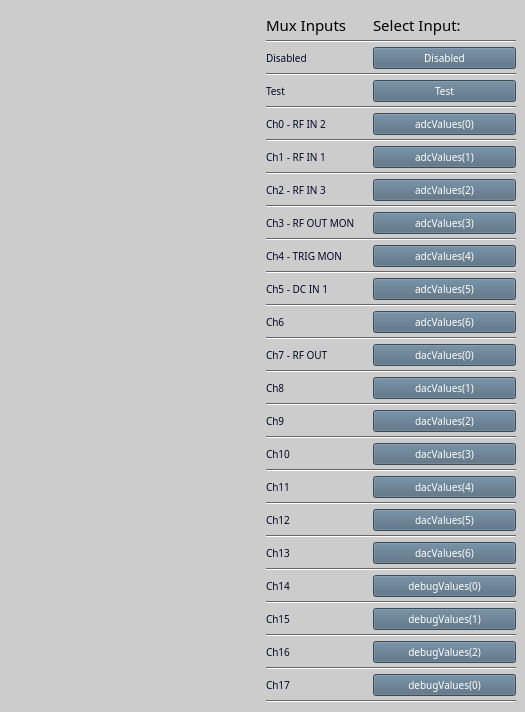
<?xml version="1.0" encoding="UTF-8"?>
<ui version="4.0">
 <class>daqMux</class>
 <widget class="QWidget" name="daqMux">
  <property name="windowModality">
   <enum>Qt::NonModal</enum>
  </property>
  <property name="enabled">
   <bool>true</bool>
  </property>
  <property name="geometry">
   <rect>
    <x>0</x>
    <y>0</y>
    <width>525</width>
    <height>647</height>
   </rect>
  </property>
  <property name="sizePolicy">
   <sizepolicy hsizetype="Preferred" vsizetype="Preferred">
    <horstretch>0</horstretch>
    <verstretch>0</verstretch>
   </sizepolicy>
  </property>
  <property name="palette">
   <palette>
    <active>
     <colorrole role="WindowText">
      <brush brushstyle="SolidPattern">
       <color alpha="255">
        <red>0</red>
        <green>0</green>
        <blue>0</blue>
       </color>
      </brush>
     </colorrole>
     <colorrole role="Button">
      <brush brushstyle="SolidPattern">
       <color alpha="255">
        <red>204</red>
        <green>204</green>
        <blue>204</blue>
       </color>
      </brush>
     </colorrole>
     <colorrole role="Light">
      <brush brushstyle="SolidPattern">
       <color alpha="255">
        <red>255</red>
        <green>255</green>
        <blue>255</blue>
       </color>
      </brush>
     </colorrole>
     <colorrole role="Midlight">
      <brush brushstyle="SolidPattern">
       <color alpha="255">
        <red>229</red>
        <green>229</green>
        <blue>229</blue>
       </color>
      </brush>
     </colorrole>
     <colorrole role="Dark">
      <brush brushstyle="SolidPattern">
       <color alpha="255">
        <red>102</red>
        <green>102</green>
        <blue>102</blue>
       </color>
      </brush>
     </colorrole>
     <colorrole role="Mid">
      <brush brushstyle="SolidPattern">
       <color alpha="255">
        <red>136</red>
        <green>136</green>
        <blue>136</blue>
       </color>
      </brush>
     </colorrole>
     <colorrole role="Text">
      <brush brushstyle="SolidPattern">
       <color alpha="255">
        <red>0</red>
        <green>0</green>
        <blue>0</blue>
       </color>
      </brush>
     </colorrole>
     <colorrole role="BrightText">
      <brush brushstyle="SolidPattern">
       <color alpha="255">
        <red>255</red>
        <green>255</green>
        <blue>255</blue>
       </color>
      </brush>
     </colorrole>
     <colorrole role="ButtonText">
      <brush brushstyle="SolidPattern">
       <color alpha="255">
        <red>0</red>
        <green>0</green>
        <blue>0</blue>
       </color>
      </brush>
     </colorrole>
     <colorrole role="Base">
      <brush brushstyle="SolidPattern">
       <color alpha="255">
        <red>255</red>
        <green>255</green>
        <blue>255</blue>
       </color>
      </brush>
     </colorrole>
     <colorrole role="Window">
      <brush brushstyle="SolidPattern">
       <color alpha="255">
        <red>204</red>
        <green>204</green>
        <blue>204</blue>
       </color>
      </brush>
     </colorrole>
     <colorrole role="Shadow">
      <brush brushstyle="SolidPattern">
       <color alpha="255">
        <red>0</red>
        <green>0</green>
        <blue>0</blue>
       </color>
      </brush>
     </colorrole>
     <colorrole role="AlternateBase">
      <brush brushstyle="SolidPattern">
       <color alpha="255">
        <red>229</red>
        <green>229</green>
        <blue>229</blue>
       </color>
      </brush>
     </colorrole>
     <colorrole role="ToolTipBase">
      <brush brushstyle="SolidPattern">
       <color alpha="255">
        <red>255</red>
        <green>255</green>
        <blue>220</blue>
       </color>
      </brush>
     </colorrole>
     <colorrole role="ToolTipText">
      <brush brushstyle="SolidPattern">
       <color alpha="255">
        <red>0</red>
        <green>0</green>
        <blue>0</blue>
       </color>
      </brush>
     </colorrole>
     <colorrole role="PlaceholderText">
      <brush brushstyle="SolidPattern">
       <color alpha="128">
        <red>0</red>
        <green>0</green>
        <blue>0</blue>
       </color>
      </brush>
     </colorrole>
    </active>
    <inactive>
     <colorrole role="WindowText">
      <brush brushstyle="SolidPattern">
       <color alpha="255">
        <red>0</red>
        <green>0</green>
        <blue>0</blue>
       </color>
      </brush>
     </colorrole>
     <colorrole role="Button">
      <brush brushstyle="SolidPattern">
       <color alpha="255">
        <red>204</red>
        <green>204</green>
        <blue>204</blue>
       </color>
      </brush>
     </colorrole>
     <colorrole role="Light">
      <brush brushstyle="SolidPattern">
       <color alpha="255">
        <red>255</red>
        <green>255</green>
        <blue>255</blue>
       </color>
      </brush>
     </colorrole>
     <colorrole role="Midlight">
      <brush brushstyle="SolidPattern">
       <color alpha="255">
        <red>229</red>
        <green>229</green>
        <blue>229</blue>
       </color>
      </brush>
     </colorrole>
     <colorrole role="Dark">
      <brush brushstyle="SolidPattern">
       <color alpha="255">
        <red>102</red>
        <green>102</green>
        <blue>102</blue>
       </color>
      </brush>
     </colorrole>
     <colorrole role="Mid">
      <brush brushstyle="SolidPattern">
       <color alpha="255">
        <red>136</red>
        <green>136</green>
        <blue>136</blue>
       </color>
      </brush>
     </colorrole>
     <colorrole role="Text">
      <brush brushstyle="SolidPattern">
       <color alpha="255">
        <red>0</red>
        <green>0</green>
        <blue>0</blue>
       </color>
      </brush>
     </colorrole>
     <colorrole role="BrightText">
      <brush brushstyle="SolidPattern">
       <color alpha="255">
        <red>255</red>
        <green>255</green>
        <blue>255</blue>
       </color>
      </brush>
     </colorrole>
     <colorrole role="ButtonText">
      <brush brushstyle="SolidPattern">
       <color alpha="255">
        <red>0</red>
        <green>0</green>
        <blue>0</blue>
       </color>
      </brush>
     </colorrole>
     <colorrole role="Base">
      <brush brushstyle="SolidPattern">
       <color alpha="255">
        <red>255</red>
        <green>255</green>
        <blue>255</blue>
       </color>
      </brush>
     </colorrole>
     <colorrole role="Window">
      <brush brushstyle="SolidPattern">
       <color alpha="255">
        <red>204</red>
        <green>204</green>
        <blue>204</blue>
       </color>
      </brush>
     </colorrole>
     <colorrole role="Shadow">
      <brush brushstyle="SolidPattern">
       <color alpha="255">
        <red>0</red>
        <green>0</green>
        <blue>0</blue>
       </color>
      </brush>
     </colorrole>
     <colorrole role="AlternateBase">
      <brush brushstyle="SolidPattern">
       <color alpha="255">
        <red>229</red>
        <green>229</green>
        <blue>229</blue>
       </color>
      </brush>
     </colorrole>
     <colorrole role="ToolTipBase">
      <brush brushstyle="SolidPattern">
       <color alpha="255">
        <red>255</red>
        <green>255</green>
        <blue>220</blue>
       </color>
      </brush>
     </colorrole>
     <colorrole role="ToolTipText">
      <brush brushstyle="SolidPattern">
       <color alpha="255">
        <red>0</red>
        <green>0</green>
        <blue>0</blue>
       </color>
      </brush>
     </colorrole>
     <colorrole role="PlaceholderText">
      <brush brushstyle="SolidPattern">
       <color alpha="128">
        <red>0</red>
        <green>0</green>
        <blue>0</blue>
       </color>
      </brush>
     </colorrole>
    </inactive>
    <disabled>
     <colorrole role="WindowText">
      <brush brushstyle="SolidPattern">
       <color alpha="255">
        <red>102</red>
        <green>102</green>
        <blue>102</blue>
       </color>
      </brush>
     </colorrole>
     <colorrole role="Button">
      <brush brushstyle="SolidPattern">
       <color alpha="255">
        <red>204</red>
        <green>204</green>
        <blue>204</blue>
       </color>
      </brush>
     </colorrole>
     <colorrole role="Light">
      <brush brushstyle="SolidPattern">
       <color alpha="255">
        <red>255</red>
        <green>255</green>
        <blue>255</blue>
       </color>
      </brush>
     </colorrole>
     <colorrole role="Midlight">
      <brush brushstyle="SolidPattern">
       <color alpha="255">
        <red>229</red>
        <green>229</green>
        <blue>229</blue>
       </color>
      </brush>
     </colorrole>
     <colorrole role="Dark">
      <brush brushstyle="SolidPattern">
       <color alpha="255">
        <red>102</red>
        <green>102</green>
        <blue>102</blue>
       </color>
      </brush>
     </colorrole>
     <colorrole role="Mid">
      <brush brushstyle="SolidPattern">
       <color alpha="255">
        <red>136</red>
        <green>136</green>
        <blue>136</blue>
       </color>
      </brush>
     </colorrole>
     <colorrole role="Text">
      <brush brushstyle="SolidPattern">
       <color alpha="255">
        <red>102</red>
        <green>102</green>
        <blue>102</blue>
       </color>
      </brush>
     </colorrole>
     <colorrole role="BrightText">
      <brush brushstyle="SolidPattern">
       <color alpha="255">
        <red>255</red>
        <green>255</green>
        <blue>255</blue>
       </color>
      </brush>
     </colorrole>
     <colorrole role="ButtonText">
      <brush brushstyle="SolidPattern">
       <color alpha="255">
        <red>102</red>
        <green>102</green>
        <blue>102</blue>
       </color>
      </brush>
     </colorrole>
     <colorrole role="Base">
      <brush brushstyle="SolidPattern">
       <color alpha="255">
        <red>204</red>
        <green>204</green>
        <blue>204</blue>
       </color>
      </brush>
     </colorrole>
     <colorrole role="Window">
      <brush brushstyle="SolidPattern">
       <color alpha="255">
        <red>204</red>
        <green>204</green>
        <blue>204</blue>
       </color>
      </brush>
     </colorrole>
     <colorrole role="Shadow">
      <brush brushstyle="SolidPattern">
       <color alpha="255">
        <red>0</red>
        <green>0</green>
        <blue>0</blue>
       </color>
      </brush>
     </colorrole>
     <colorrole role="AlternateBase">
      <brush brushstyle="SolidPattern">
       <color alpha="255">
        <red>204</red>
        <green>204</green>
        <blue>204</blue>
       </color>
      </brush>
     </colorrole>
     <colorrole role="ToolTipBase">
      <brush brushstyle="SolidPattern">
       <color alpha="255">
        <red>255</red>
        <green>255</green>
        <blue>220</blue>
       </color>
      </brush>
     </colorrole>
     <colorrole role="ToolTipText">
      <brush brushstyle="SolidPattern">
       <color alpha="255">
        <red>0</red>
        <green>0</green>
        <blue>0</blue>
       </color>
      </brush>
     </colorrole>
     <colorrole role="PlaceholderText">
      <brush brushstyle="SolidPattern">
       <color alpha="128">
        <red>0</red>
        <green>0</green>
        <blue>0</blue>
       </color>
      </brush>
     </colorrole>
    </disabled>
   </palette>
  </property>
  <property name="font">
   <font>
    <family>Sans Serif</family>
    <pointsize>11</pointsize>
   </font>
  </property>
  <property name="windowTitle">
   <string>AMC Up Converter</string>
  </property>
  <property name="autoFillBackground">
   <bool>true</bool>
  </property>
  <property name="styleSheet">
   <string notr="true"/>
  </property>
  <layout class="QHBoxLayout" name="horizontalLayout" stretch="1,1">
   <property name="spacing">
    <number>4</number>
   </property>
   <property name="sizeConstraint">
    <enum>QLayout::SetDefaultConstraint</enum>
   </property>
   <property name="leftMargin">
    <number>0</number>
   </property>
   <property name="topMargin">
    <number>10</number>
   </property>
   <property name="rightMargin">
    <number>5</number>
   </property>
   <property name="bottomMargin">
    <number>5</number>
   </property>
   <item>
    <widget class="PyDMDrawingImage" name="PyDMDrawingImage">
     <property name="toolTip">
      <string/>
     </property>
     <property name="filename" stdset="0">
      <string>docs/_static/upconverter.png</string>
     </property>
     <property name="aspectRatioMode" stdset="0">
      <enum>Qt::KeepAspectRatio</enum>
     </property>
    </widget>
   </item>
   <item>
    <layout class="QGridLayout" name="gridLayout" columnstretch="0,0,1" columnminimumwidth="1,0,1">
     <property name="sizeConstraint">
      <enum>QLayout::SetDefaultConstraint</enum>
     </property>
     <property name="leftMargin">
      <number>4</number>
     </property>
     <property name="topMargin">
      <number>4</number>
     </property>
     <property name="rightMargin">
      <number>4</number>
     </property>
     <property name="bottomMargin">
      <number>4</number>
     </property>
     <item row="38" column="2">
      <widget class="PyDMPushButton" name="PyDMPushButton_14">
       <property name="toolTip">
        <string/>
       </property>
       <property name="styleSheet">
        <string notr="true">QPushButton {
  background-color: #50697D;
  border-color: #F3B749;
  color:white;
  font-size: 10px;
}
QPushButton:checked{
  background-color: #14B09B;
  font: bold
}
QPushButton:hover{
  border-style: outset;
}</string>
       </property>
       <property name="text">
        <string>debugValues(2)</string>
       </property>
       <property name="checkable">
        <bool>true</bool>
       </property>
       <property name="channel" stdset="0">
        <string>ca://{DEVICE}:DAQMUX1_INPMUXSEL${CH}</string>
       </property>
       <attribute name="buttonGroup">
        <string notr="true">buttonGroup</string>
       </attribute>
      </widget>
     </item>
     <item row="16" column="0">
      <widget class="PyDMLabel" name="PyDMLabel_8">
       <property name="toolTip">
        <string/>
       </property>
       <property name="styleSheet">
        <string notr="true">QLabel{
  color:#030923;
  font-size: 10px;
  font-style: bold;
}</string>
       </property>
       <property name="text">
        <string>Ch5 - DC IN 1</string>
       </property>
      </widget>
     </item>
     <item row="28" column="0">
      <widget class="PyDMLabel" name="PyDMLabel_14">
       <property name="toolTip">
        <string/>
       </property>
       <property name="styleSheet">
        <string notr="true">QLabel{
  color:#030923;
  font-size: 10px;
  font-style: bold;
}</string>
       </property>
       <property name="text">
        <string>Ch11</string>
       </property>
      </widget>
     </item>
     <item row="5" column="0" colspan="3">
      <widget class="Line" name="line_2">
       <property name="orientation">
        <enum>Qt::Horizontal</enum>
       </property>
      </widget>
     </item>
     <item row="20" column="0">
      <widget class="PyDMLabel" name="PyDMLabel_10">
       <property name="toolTip">
        <string/>
       </property>
       <property name="styleSheet">
        <string notr="true">QLabel{
  color:#030923;
  font-size: 10px;
  font-style: bold;
}</string>
       </property>
       <property name="text">
        <string>Ch7 - RF OUT</string>
       </property>
      </widget>
     </item>
     <item row="24" column="2">
      <widget class="PyDMPushButton" name="PyDMPushButton_2">
       <property name="toolTip">
        <string/>
       </property>
       <property name="styleSheet">
        <string notr="true">QPushButton {
  background-color: #50697D;
  border-color: #F3B749;
  color:white;
  font-size: 10px;
}
QPushButton:checked{
  background-color: #14B09B;
  font: bold
}
QPushButton:hover{
  border-style: outset;
}</string>
       </property>
       <property name="text">
        <string>dacValues(2)</string>
       </property>
       <property name="checkable">
        <bool>true</bool>
       </property>
       <property name="channel" stdset="0">
        <string>ca://{DEVICE}:DAQMUX1_INPMUXSEL${CH}</string>
       </property>
       <attribute name="buttonGroup">
        <string notr="true">buttonGroup</string>
       </attribute>
      </widget>
     </item>
     <item row="8" column="2">
      <widget class="PyDMPushButton" name="PyDMPushButton_5">
       <property name="toolTip">
        <string/>
       </property>
       <property name="styleSheet">
        <string notr="true">QPushButton {
  background-color: #50697D;
  border-color: #F3B749;
  color:white;
  font-size: 10px;
}
QPushButton:checked{
  background-color: #14B09B;
  font: bold
}
QPushButton:hover{
  border-style: outset;
}</string>
       </property>
       <property name="text">
        <string>adcValues(1)</string>
       </property>
       <property name="checkable">
        <bool>true</bool>
       </property>
       <property name="channel" stdset="0">
        <string>ca://{DEVICE}:DAQMUX1_INPMUXSEL${CH}</string>
       </property>
       <attribute name="buttonGroup">
        <string notr="true">buttonGroup</string>
       </attribute>
      </widget>
     </item>
     <item row="32" column="2">
      <widget class="PyDMPushButton" name="PyDMPushButton_16">
       <property name="toolTip">
        <string/>
       </property>
       <property name="styleSheet">
        <string notr="true">QPushButton {
  background-color: #50697D;
  border-color: #F3B749;
  color:white;
  font-size: 10px;
}
QPushButton:checked{
  background-color: #14B09B;
  font: bold
}
QPushButton:hover{
  border-style: outset;
}</string>
       </property>
       <property name="text">
        <string>dacValues(6)</string>
       </property>
       <property name="checkable">
        <bool>true</bool>
       </property>
       <property name="channel" stdset="0">
        <string>ca://{DEVICE}:DAQMUX1_INPMUXSEL${CH}</string>
       </property>
       <attribute name="buttonGroup">
        <string notr="true">buttonGroup</string>
       </attribute>
      </widget>
     </item>
     <item row="17" column="0" colspan="3">
      <widget class="Line" name="line_8">
       <property name="orientation">
        <enum>Qt::Horizontal</enum>
       </property>
      </widget>
     </item>
     <item row="41" column="0" colspan="3">
      <widget class="Line" name="line_20">
       <property name="orientation">
        <enum>Qt::Horizontal</enum>
       </property>
      </widget>
     </item>
     <item row="3" column="0" colspan="3">
      <widget class="Line" name="line">
       <property name="orientation">
        <enum>Qt::Horizontal</enum>
       </property>
      </widget>
     </item>
     <item row="4" column="2">
      <widget class="PyDMPushButton" name="PyDMPushButton_3">
       <property name="toolTip">
        <string/>
       </property>
       <property name="styleSheet">
        <string notr="true">QPushButton {
  background-color: #50697D;
  border-color: #F3B749;
  color:white;
  font-size: 10px;
}
QPushButton:checked{
  background-color: #14B09B;
  font: bold
}
QPushButton:hover{
  border-style: outset;
}</string>
       </property>
       <property name="text">
        <string>Test</string>
       </property>
       <property name="checkable">
        <bool>true</bool>
       </property>
       <property name="channel" stdset="0">
        <string>ca://{DEVICE}:DAQMUX1_INPMUXSEL${CH}</string>
       </property>
       <attribute name="buttonGroup">
        <string notr="true">buttonGroup</string>
       </attribute>
      </widget>
     </item>
     <item row="35" column="0" colspan="3">
      <widget class="Line" name="line_17">
       <property name="orientation">
        <enum>Qt::Horizontal</enum>
       </property>
      </widget>
     </item>
     <item row="10" column="0">
      <widget class="PyDMLabel" name="PyDMLabel_5">
       <property name="toolTip">
        <string/>
       </property>
       <property name="styleSheet">
        <string notr="true">QLabel{
  color:#030923;
  font-size: 10px;
  font-style: bold;
}</string>
       </property>
       <property name="text">
        <string>Ch2 - RF IN 3</string>
       </property>
      </widget>
     </item>
     <item row="29" column="0" colspan="3">
      <widget class="Line" name="line_14">
       <property name="orientation">
        <enum>Qt::Horizontal</enum>
       </property>
      </widget>
     </item>
     <item row="24" column="0">
      <widget class="PyDMLabel" name="PyDMLabel_12">
       <property name="toolTip">
        <string/>
       </property>
       <property name="styleSheet">
        <string notr="true">QLabel{
  color:#030923;
  font-size: 10px;
  font-style: bold;
}</string>
       </property>
       <property name="text">
        <string>Ch9</string>
       </property>
      </widget>
     </item>
     <item row="12" column="1">
      <spacer name="horizontalSpacer">
       <property name="orientation">
        <enum>Qt::Horizontal</enum>
       </property>
       <property name="sizeHint" stdset="0">
        <size>
         <width>10</width>
         <height>20</height>
        </size>
       </property>
      </spacer>
     </item>
     <item row="12" column="2">
      <widget class="PyDMPushButton" name="PyDMPushButton_9">
       <property name="toolTip">
        <string/>
       </property>
       <property name="styleSheet">
        <string notr="true">QPushButton {
  background-color: #50697D;
  border-color: #F3B749;
  color:white;
  font-size: 10px;
}
QPushButton:checked{
  background-color: #14B09B;
  font: bold
}
QPushButton:hover{
  border-style: outset;
}</string>
       </property>
       <property name="text">
        <string>adcValues(3)</string>
       </property>
       <property name="checkable">
        <bool>true</bool>
       </property>
       <property name="channel" stdset="0">
        <string>ca://{DEVICE}:DAQMUX1_INPMUXSEL${CH}</string>
       </property>
       <attribute name="buttonGroup">
        <string notr="true">buttonGroup</string>
       </attribute>
      </widget>
     </item>
     <item row="13" column="0" colspan="3">
      <widget class="Line" name="line_6">
       <property name="orientation">
        <enum>Qt::Horizontal</enum>
       </property>
      </widget>
     </item>
     <item row="14" column="2">
      <widget class="PyDMPushButton" name="PyDMPushButton_11">
       <property name="toolTip">
        <string/>
       </property>
       <property name="styleSheet">
        <string notr="true">QPushButton {
  background-color: #50697D;
  border-color: #F3B749;
  color:white;
  font-size: 10px;
}
QPushButton:checked{
  background-color: #14B09B;
  font: bold
}
QPushButton:hover{
  border-style: outset;
}</string>
       </property>
       <property name="text">
        <string>adcValues(4)</string>
       </property>
       <property name="checkable">
        <bool>true</bool>
       </property>
       <property name="channel" stdset="0">
        <string>ca://{DEVICE}:DAQMUX1_INPMUXSEL${CH}</string>
       </property>
       <attribute name="buttonGroup">
        <string notr="true">buttonGroup</string>
       </attribute>
      </widget>
     </item>
     <item row="34" column="0">
      <widget class="PyDMLabel" name="PyDMLabel_17">
       <property name="toolTip">
        <string/>
       </property>
       <property name="styleSheet">
        <string notr="true">QLabel{
  color:#030923;
  font-size: 10px;
  font-style: bold;
}</string>
       </property>
       <property name="text">
        <string>Ch14</string>
       </property>
      </widget>
     </item>
     <item row="36" column="0">
      <widget class="PyDMLabel" name="PyDMLabel_18">
       <property name="toolTip">
        <string/>
       </property>
       <property name="styleSheet">
        <string notr="true">QLabel{
  color:#030923;
  font-size: 10px;
  font-style: bold;
}</string>
       </property>
       <property name="text">
        <string>Ch15</string>
       </property>
      </widget>
     </item>
     <item row="11" column="0" colspan="3">
      <widget class="Line" name="line_5">
       <property name="orientation">
        <enum>Qt::Horizontal</enum>
       </property>
      </widget>
     </item>
     <item row="37" column="0" colspan="3">
      <widget class="Line" name="line_18">
       <property name="orientation">
        <enum>Qt::Horizontal</enum>
       </property>
      </widget>
     </item>
     <item row="9" column="0" colspan="3">
      <widget class="Line" name="line_4">
       <property name="orientation">
        <enum>Qt::Horizontal</enum>
       </property>
      </widget>
     </item>
     <item row="14" column="0">
      <widget class="PyDMLabel" name="PyDMLabel_7">
       <property name="toolTip">
        <string/>
       </property>
       <property name="styleSheet">
        <string notr="true">QLabel{
  color:#030923;
  font-size: 10px;
  font-style: bold;
}</string>
       </property>
       <property name="text">
        <string>Ch4 - TRIG MON</string>
       </property>
      </widget>
     </item>
     <item row="20" column="2">
      <widget class="PyDMPushButton" name="PyDMPushButton_8">
       <property name="toolTip">
        <string/>
       </property>
       <property name="styleSheet">
        <string notr="true">QPushButton {
  background-color: #50697D;
  border-color: #F3B749;
  color:white;
  font-size: 10px;
}
QPushButton:checked{
  background-color: #14B09B;
  font: bold
}
QPushButton:hover{
  border-style: outset;
}</string>
       </property>
       <property name="text">
        <string>dacValues(0)</string>
       </property>
       <property name="checkable">
        <bool>true</bool>
       </property>
       <property name="channel" stdset="0">
        <string>ca://{DEVICE}:DAQMUX1_INPMUXSEL${CH}</string>
       </property>
       <attribute name="buttonGroup">
        <string notr="true">buttonGroup</string>
       </attribute>
      </widget>
     </item>
     <item row="40" column="2">
      <widget class="PyDMPushButton" name="PyDMPushButton_20">
       <property name="toolTip">
        <string/>
       </property>
       <property name="styleSheet">
        <string notr="true">QPushButton {
  background-color: #50697D;
  border-color: #F3B749;
  color:white;
  font-size: 10px;
}
QPushButton:checked{
  background-color: #14B09B;
  font: bold
}
QPushButton:hover{
  border-style: outset;
}</string>
       </property>
       <property name="text">
        <string>debugValues(0)</string>
       </property>
       <property name="checkable">
        <bool>true</bool>
       </property>
       <property name="channel" stdset="0">
        <string>ca://{DEVICE}:DAQMUX1_INPMUXSEL${CH}</string>
       </property>
       <attribute name="buttonGroup">
        <string notr="true">buttonGroup</string>
       </attribute>
      </widget>
     </item>
     <item row="32" column="0">
      <widget class="PyDMLabel" name="PyDMLabel_16">
       <property name="toolTip">
        <string/>
       </property>
       <property name="styleSheet">
        <string notr="true">QLabel{
  color:#030923;
  font-size: 10px;
  font-style: bold;
}</string>
       </property>
       <property name="text">
        <string>Ch13</string>
       </property>
      </widget>
     </item>
     <item row="22" column="0">
      <widget class="PyDMLabel" name="PyDMLabel_11">
       <property name="toolTip">
        <string/>
       </property>
       <property name="styleSheet">
        <string notr="true">QLabel{
  color:#030923;
  font-size: 10px;
  font-style: bold;
}</string>
       </property>
       <property name="text">
        <string>Ch8</string>
       </property>
      </widget>
     </item>
     <item row="10" column="2">
      <widget class="PyDMPushButton" name="PyDMPushButton_6">
       <property name="toolTip">
        <string/>
       </property>
       <property name="styleSheet">
        <string notr="true">QPushButton {
  background-color: #50697D;
  border-color: #F3B749;
  color:white;
  font-size: 10px;
}
QPushButton:checked{
  background-color: #14B09B;
  font: bold
}
QPushButton:hover{
  border-style: outset;
}</string>
       </property>
       <property name="text">
        <string>adcValues(2)</string>
       </property>
       <property name="checkable">
        <bool>true</bool>
       </property>
       <property name="channel" stdset="0">
        <string>ca://{DEVICE}:DAQMUX1_INPMUXSEL${CH}</string>
       </property>
       <attribute name="buttonGroup">
        <string notr="true">buttonGroup</string>
       </attribute>
      </widget>
     </item>
     <item row="26" column="0">
      <widget class="PyDMLabel" name="PyDMLabel_13">
       <property name="toolTip">
        <string/>
       </property>
       <property name="styleSheet">
        <string notr="true">QLabel{
  color:#030923;
  font-size: 10px;
  font-style: bold;
}</string>
       </property>
       <property name="text">
        <string>Ch10</string>
       </property>
      </widget>
     </item>
     <item row="18" column="0">
      <widget class="PyDMLabel" name="PyDMLabel_9">
       <property name="toolTip">
        <string/>
       </property>
       <property name="styleSheet">
        <string notr="true">QLabel{
  color:#030923;
  font-size: 10px;
  font-style: bold;
}</string>
       </property>
       <property name="text">
        <string>Ch6</string>
       </property>
      </widget>
     </item>
     <item row="7" column="0" colspan="3">
      <widget class="Line" name="line_3">
       <property name="orientation">
        <enum>Qt::Horizontal</enum>
       </property>
      </widget>
     </item>
     <item row="6" column="0">
      <widget class="PyDMLabel" name="PyDMLabel_3">
       <property name="toolTip">
        <string/>
       </property>
       <property name="styleSheet">
        <string notr="true">QLabel{
  color:#030923;
  font-size: 10px;
 font-style: bold;
}</string>
       </property>
       <property name="text">
        <string>Ch0 - RF IN 2</string>
       </property>
      </widget>
     </item>
     <item row="27" column="0" colspan="3">
      <widget class="Line" name="line_13">
       <property name="orientation">
        <enum>Qt::Horizontal</enum>
       </property>
      </widget>
     </item>
     <item row="26" column="2">
      <widget class="PyDMPushButton" name="PyDMPushButton_19">
       <property name="toolTip">
        <string/>
       </property>
       <property name="styleSheet">
        <string notr="true">QPushButton {
  background-color: #50697D;
  border-color: #F3B749;
  color:white;
  font-size: 10px;
}
QPushButton:checked{
  background-color: #14B09B;
  font: bold
}
QPushButton:hover{
  border-style: outset;
}</string>
       </property>
       <property name="text">
        <string>dacValues(3)</string>
       </property>
       <property name="checkable">
        <bool>true</bool>
       </property>
       <property name="channel" stdset="0">
        <string>ca://{DEVICE}:DAQMUX1_INPMUXSEL${CH}</string>
       </property>
       <attribute name="buttonGroup">
        <string notr="true">buttonGroup</string>
       </attribute>
      </widget>
     </item>
     <item row="0" column="2">
      <widget class="PyDMLabel" name="PyDMLabel_22">
       <property name="toolTip">
        <string/>
       </property>
       <property name="text">
        <string>Select Input:</string>
       </property>
       <property name="textFormat">
        <enum>Qt::PlainText</enum>
       </property>
      </widget>
     </item>
     <item row="38" column="0">
      <widget class="PyDMLabel" name="PyDMLabel_19">
       <property name="toolTip">
        <string/>
       </property>
       <property name="styleSheet">
        <string notr="true">QLabel{
  color:#030923;
  font-size: 10px;
  font-style: bold;
}</string>
       </property>
       <property name="text">
        <string>Ch16</string>
       </property>
      </widget>
     </item>
     <item row="16" column="2">
      <widget class="PyDMPushButton" name="PyDMPushButton_12">
       <property name="toolTip">
        <string/>
       </property>
       <property name="styleSheet">
        <string notr="true">QPushButton {
  background-color: #50697D;
  border-color: #F3B749;
  color:white;
  font-size: 10px;
}
QPushButton:checked{
  background-color: #14B09B;
  font: bold
}
QPushButton:hover{
  border-style: outset;
}</string>
       </property>
       <property name="text">
        <string>adcValues(5)</string>
       </property>
       <property name="checkable">
        <bool>true</bool>
       </property>
       <property name="channel" stdset="0">
        <string>ca://{DEVICE}:DAQMUX1_INPMUXSEL${CH}</string>
       </property>
       <attribute name="buttonGroup">
        <string notr="true">buttonGroup</string>
       </attribute>
      </widget>
     </item>
     <item row="15" column="0" colspan="3">
      <widget class="Line" name="line_7">
       <property name="orientation">
        <enum>Qt::Horizontal</enum>
       </property>
      </widget>
     </item>
     <item row="23" column="0" colspan="3">
      <widget class="Line" name="line_11">
       <property name="orientation">
        <enum>Qt::Horizontal</enum>
       </property>
      </widget>
     </item>
     <item row="39" column="0" colspan="3">
      <widget class="Line" name="line_19">
       <property name="orientation">
        <enum>Qt::Horizontal</enum>
       </property>
      </widget>
     </item>
     <item row="1" column="0" colspan="3">
      <widget class="Line" name="line_21">
       <property name="orientation">
        <enum>Qt::Horizontal</enum>
       </property>
      </widget>
     </item>
     <item row="12" column="0">
      <widget class="PyDMLabel" name="PyDMLabel_6">
       <property name="toolTip">
        <string/>
       </property>
       <property name="styleSheet">
        <string notr="true">QLabel{
  color:#030923;
  font-size: 10px;
  font-style: bold;
}</string>
       </property>
       <property name="text">
        <string>Ch3 - RF OUT MON</string>
       </property>
      </widget>
     </item>
     <item row="18" column="2">
      <widget class="PyDMPushButton" name="PyDMPushButton_10">
       <property name="toolTip">
        <string/>
       </property>
       <property name="styleSheet">
        <string notr="true">QPushButton {
  background-color: #50697D;
  border-color: #F3B749;
  color:white;
  font-size: 10px;
}
QPushButton:checked{
  background-color: #14B09B;
  font: bold
}
QPushButton:hover{
  border-style: outset;
}</string>
       </property>
       <property name="text">
        <string>adcValues(6)</string>
       </property>
       <property name="checkable">
        <bool>true</bool>
       </property>
       <property name="channel" stdset="0">
        <string>ca://{DEVICE}:DAQMUX1_INPMUXSEL${CH}</string>
       </property>
       <attribute name="buttonGroup">
        <string notr="true">buttonGroup</string>
       </attribute>
      </widget>
     </item>
     <item row="30" column="2">
      <widget class="PyDMPushButton" name="PyDMPushButton_17">
       <property name="toolTip">
        <string/>
       </property>
       <property name="styleSheet">
        <string notr="true">QPushButton {
  background-color: #50697D;
  border-color: #F3B749;
  color:white;
  font-size: 10px;
}
QPushButton:checked{
  background-color: #14B09B;
  font: bold
}
QPushButton:hover{
  border-style: outset;
}</string>
       </property>
       <property name="text">
        <string>dacValues(5)</string>
       </property>
       <property name="checkable">
        <bool>true</bool>
       </property>
       <property name="channel" stdset="0">
        <string>ca://{DEVICE}:DAQMUX1_INPMUXSEL${CH}</string>
       </property>
       <attribute name="buttonGroup">
        <string notr="true">buttonGroup</string>
       </attribute>
      </widget>
     </item>
     <item row="30" column="0">
      <widget class="PyDMLabel" name="PyDMLabel_15">
       <property name="toolTip">
        <string/>
       </property>
       <property name="styleSheet">
        <string notr="true">QLabel{
  color:#030923;
  font-size: 10px;
  font-style: bold;
}</string>
       </property>
       <property name="text">
        <string>Ch12</string>
       </property>
      </widget>
     </item>
     <item row="0" column="0">
      <widget class="PyDMLabel" name="PyDMLabel_21">
       <property name="toolTip">
        <string/>
       </property>
       <property name="text">
        <string>Mux Inputs</string>
       </property>
       <property name="textFormat">
        <enum>Qt::PlainText</enum>
       </property>
      </widget>
     </item>
     <item row="25" column="0" colspan="3">
      <widget class="Line" name="line_12">
       <property name="orientation">
        <enum>Qt::Horizontal</enum>
       </property>
      </widget>
     </item>
     <item row="22" column="2">
      <widget class="PyDMPushButton" name="PyDMPushButton_7">
       <property name="toolTip">
        <string/>
       </property>
       <property name="styleSheet">
        <string notr="true">QPushButton {
  background-color: #50697D;
  border-color: #F3B749;
  color:white;
  font-size: 10px;
}
QPushButton:checked{
  background-color: #14B09B;
  font: bold
}
QPushButton:hover{
  border-style: outset;
}</string>
       </property>
       <property name="text">
        <string>dacValues(1)</string>
       </property>
       <property name="checkable">
        <bool>true</bool>
       </property>
       <property name="channel" stdset="0">
        <string>ca://{DEVICE}:DAQMUX1_INPMUXSEL${CH}</string>
       </property>
       <attribute name="buttonGroup">
        <string notr="true">buttonGroup</string>
       </attribute>
      </widget>
     </item>
     <item row="36" column="2">
      <widget class="PyDMPushButton" name="PyDMPushButton_15">
       <property name="toolTip">
        <string/>
       </property>
       <property name="styleSheet">
        <string notr="true">QPushButton {
  background-color: #50697D;
  border-color: #F3B749;
  color:white;
  font-size: 10px;
}
QPushButton:checked{
  background-color: #14B09B;
  font: bold
}
QPushButton:hover{
  border-style: outset;
}</string>
       </property>
       <property name="text">
        <string>debugValues(1)</string>
       </property>
       <property name="checkable">
        <bool>true</bool>
       </property>
       <property name="channel" stdset="0">
        <string>ca://{DEVICE}:DAQMUX1_INPMUXSEL${CH}</string>
       </property>
       <attribute name="buttonGroup">
        <string notr="true">buttonGroup</string>
       </attribute>
      </widget>
     </item>
     <item row="34" column="2">
      <widget class="PyDMPushButton" name="PyDMPushButton_13">
       <property name="toolTip">
        <string/>
       </property>
       <property name="styleSheet">
        <string notr="true">QPushButton {
  background-color: #50697D;
  border-color: #F3B749;
  color:white;
  font-size: 10px;
}
QPushButton:checked{
  background-color: #14B09B;
  font: bold
}
QPushButton:hover{
  border-style: outset;
}</string>
       </property>
       <property name="text">
        <string>debugValues(0)</string>
       </property>
       <property name="checkable">
        <bool>true</bool>
       </property>
       <property name="channel" stdset="0">
        <string>ca://{DEVICE}:DAQMUX1_INPMUXSEL${CH}</string>
       </property>
       <attribute name="buttonGroup">
        <string notr="true">buttonGroup</string>
       </attribute>
      </widget>
     </item>
     <item row="4" column="0">
      <widget class="PyDMLabel" name="PyDMLabel_2">
       <property name="toolTip">
        <string/>
       </property>
       <property name="styleSheet">
        <string notr="true">QLabel{
  color:#030923;
  font-size: 10px;
  font-style: bold;
}</string>
       </property>
       <property name="text">
        <string>Test</string>
       </property>
      </widget>
     </item>
     <item row="40" column="0">
      <widget class="PyDMLabel" name="PyDMLabel_20">
       <property name="toolTip">
        <string/>
       </property>
       <property name="styleSheet">
        <string notr="true">QLabel{
  color:#030923;
  font-size: 10px;
  font-style: bold;
}</string>
       </property>
       <property name="text">
        <string>Ch17</string>
       </property>
      </widget>
     </item>
     <item row="31" column="0" colspan="3">
      <widget class="Line" name="line_15">
       <property name="orientation">
        <enum>Qt::Horizontal</enum>
       </property>
      </widget>
     </item>
     <item row="28" column="2">
      <widget class="PyDMPushButton" name="PyDMPushButton_18">
       <property name="toolTip">
        <string/>
       </property>
       <property name="styleSheet">
        <string notr="true">QPushButton {
  background-color: #50697D;
  border-color: #F3B749;
  color:white;
  font-size: 10px;
}
QPushButton:checked{
  background-color: #14B09B;
  font: bold
}
QPushButton:hover{
  border-style: outset;
}</string>
       </property>
       <property name="text">
        <string>dacValues(4)</string>
       </property>
       <property name="checkable">
        <bool>true</bool>
       </property>
       <property name="channel" stdset="0">
        <string>ca://{DEVICE}:DAQMUX1_INPMUXSEL${CH}</string>
       </property>
       <attribute name="buttonGroup">
        <string notr="true">buttonGroup</string>
       </attribute>
      </widget>
     </item>
     <item row="8" column="0">
      <widget class="PyDMLabel" name="PyDMLabel_4">
       <property name="toolTip">
        <string/>
       </property>
       <property name="styleSheet">
        <string notr="true">QLabel{
  color:#030923;
  font-size: 10px;
  font-style: bold;
}</string>
       </property>
       <property name="text">
        <string>Ch1 - RF IN 1</string>
       </property>
      </widget>
     </item>
     <item row="21" column="0" colspan="3">
      <widget class="Line" name="line_10">
       <property name="orientation">
        <enum>Qt::Horizontal</enum>
       </property>
      </widget>
     </item>
     <item row="6" column="2">
      <widget class="PyDMPushButton" name="PyDMPushButton_4">
       <property name="toolTip">
        <string/>
       </property>
       <property name="styleSheet">
        <string notr="true">QPushButton {
  background-color: #50697D;
  border-color: #F3B749;
  color:white;
  font-size: 10px;
}
QPushButton:checked{
  background-color: #14B09B;
  font: bold
}
QPushButton:hover{
  border-style: outset;
}</string>
       </property>
       <property name="text">
        <string>adcValues(0)</string>
       </property>
       <property name="checkable">
        <bool>true</bool>
       </property>
       <property name="channel" stdset="0">
        <string>ca://{DEVICE}:DAQMUX1_INPMUXSEL${CH}</string>
       </property>
       <attribute name="buttonGroup">
        <string notr="true">buttonGroup</string>
       </attribute>
      </widget>
     </item>
     <item row="19" column="0" colspan="3">
      <widget class="Line" name="line_9">
       <property name="orientation">
        <enum>Qt::Horizontal</enum>
       </property>
      </widget>
     </item>
     <item row="33" column="0" colspan="3">
      <widget class="Line" name="line_16">
       <property name="orientation">
        <enum>Qt::Horizontal</enum>
       </property>
      </widget>
     </item>
     <item row="2" column="0">
      <widget class="PyDMLabel" name="PyDMLabel">
       <property name="toolTip">
        <string/>
       </property>
       <property name="styleSheet">
        <string notr="true">QLabel{
  color:#030923;
  font-size: 10px;
  font-style: bold;
}</string>
       </property>
       <property name="text">
        <string>Disabled</string>
       </property>
      </widget>
     </item>
     <item row="2" column="2">
      <widget class="PyDMPushButton" name="PyDMPushButton">
       <property name="toolTip">
        <string/>
       </property>
       <property name="autoFillBackground">
        <bool>false</bool>
       </property>
       <property name="styleSheet">
        <string notr="true">QPushButton {
  background-color: #50697D;
  border-color: #F3B749;
  color:white;
  font-size: 10px;
}
QPushButton:checked{
  background-color: #14B09B;
  font: bold
}
QPushButton:hover{
  border-style: outset;
}</string>
       </property>
       <property name="text">
        <string>Disabled</string>
       </property>
       <property name="checkable">
        <bool>true</bool>
       </property>
       <property name="channel" stdset="0">
        <string>ca://{DEVICE}:DAQMUX1_INPMUXSEL${CH}</string>
       </property>
       <attribute name="buttonGroup">
        <string notr="true">buttonGroup</string>
       </attribute>
      </widget>
     </item>
    </layout>
   </item>
  </layout>
 </widget>
 <customwidgets>
  <customwidget>
   <class>PyDMLabel</class>
   <extends>QLabel</extends>
   <header>pydm.widgets.label</header>
  </customwidget>
  <customwidget>
   <class>PyDMPushButton</class>
   <extends>QPushButton</extends>
   <header>pydm.widgets.pushbutton</header>
  </customwidget>
  <customwidget>
   <class>PyDMDrawingImage</class>
   <extends>QWidget</extends>
   <header>pydm.widgets.drawing</header>
  </customwidget>
 </customwidgets>
 <resources/>
 <connections/>
 <buttongroups>
  <buttongroup name="buttonGroup"/>
 </buttongroups>
</ui>
